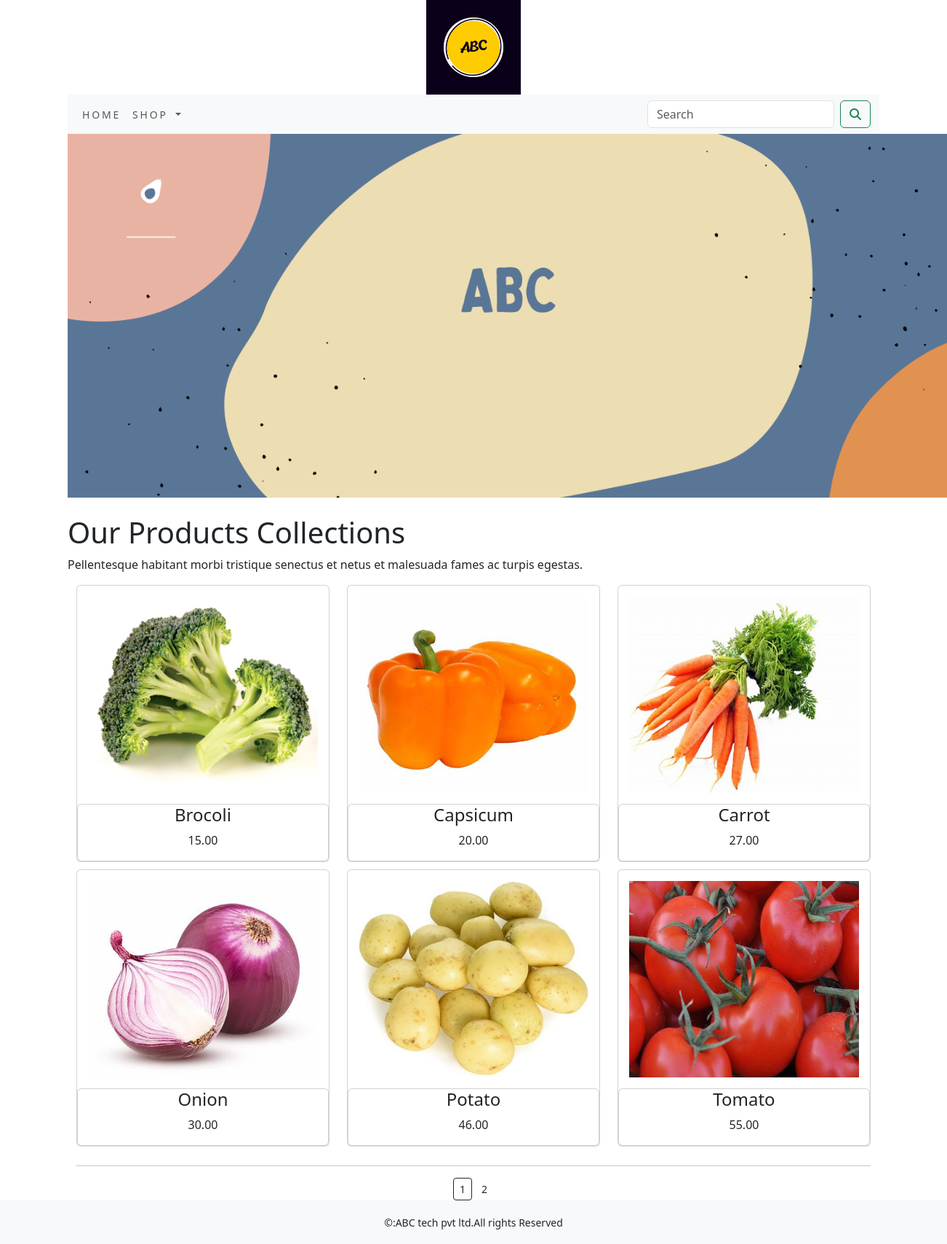
The app's page /shop/ with its own data.
### ecommerceapp/models.py (models this page shows, shortened)
class Product(models.Model):
    name=models.CharField(max_length=250, unique=True)
    slug=models.SlugField(max_length=250, unique=True)
    description=models.TextField(blank=True)
    price=models.DecimalField(max_digits=10,decimal_places=2)
    category=models.ForeignKey(Category,on_delete=models.CASCADE)
    image=models.ImageField(upload_to='category',blank=True)
    stock=models.IntegerField()
    available=models.BooleanField(default=True)
    created=models.DateTimeField(auto_now_add=True)
    updated=models.DateTimeField(auto_now=True)
    def get_url(self):
        return reverse('ecommerceapp:prodCatdetail',args=[self.category.slug,self.slug])
    class Meta:
        ordering=('name',)
        verbose_name='Product'
        verbose_name_plural='Products'

### ecommerceapp/views.py (the view)
# urls.py: path('',views.allProdCat,name='allProdCat'),
def allProdCat(request,c_slug=None):
    c_page=None
    products_list=None
    if c_slug!=None:
        c_page=get_object_or_404(Category,slug=c_slug)
        products_list=Product.objects.all().filter(category=c_page,available=True)
    else:
        products_list=Product.objects.all().filter(available=True)
    paginator=Paginator(products_list,6)
    try:
        page=int(request.GET.get('page','1'))
    except:
        page=1
    try:
        products=paginator.page(page)
    except(EmptyPage,InvalidPage):
        products=paginator.page(paginator.num_pages)
    return render(request,"category.html",{'category':c_page,'products':products})

### cart/context_processor.py (called while the page is built)
def counter(request):
    item_count=0
    if 'admin' in request.path:
        return {}
    else:
        try:
            cart=Cart.objects.filter(cart_id=_cart_id(request))
            cart_items=CartItem.objects.all().filter(cart=cart[:1])
            for cart_item in cart_items:
                item_count += cart_item.quantity
        except Cart.DoesNotExist:
            item_count=0
    return dict(item_count=item_count)

### cart/views.py (called while the page is built)
def _cart_id(request):
    cart=request.session.session_key
    if not cart:
        cart=request.session.create()
    return cart

### ecommerceapp/context_processor.py (called while the page is built)
def menu_links(requests):
    links=Category.objects.all()
    return dict(links=links)

### ecommerceapp/models.py (called while the page is built)
    def get_url(self):
        return reverse('ecommerceapp:product_by_category',args=[self.slug])

### template/category.html (shortened to what this page needs)
{% extends 'base.html' %}
{% load static %}
{% block content %}
  {% if category %}
    <div >
      <div>
        <p><a href="{% url 'ecommerceapp:allProdCat' %}">Our Products</a></p>
      </div>
    </div>
    <div>
      <img src="{{ category.image.url }}" alt="{{ category.name }}">
    </div><br>
    <div>
      <h1>{{category.name}}</h1>
      <p>{{category.description}}</p>
    </div>
  {% else %}
    <div>
      <img src="{% static 'img/Banner.png' %}" alt="Our Products" width="1250px">
    </div><br>
    <div>
      <h1>Our Products Collections</h1>
      <p>Pellentesque habitant morbi tristique senectus et netus et malesuada fames ac turpis egestas.</p>
    </div>
  {% endif %}
  <div class="container">
    <div class="row mx_auto">
      {% for product in products.object_list %}
        <div class="my_bottom_margin col-9 col-sm-12 col-md-4 xol-lg-4">
          <div class="card text-center" style="min-width:18rem;">
            <a href="{{ product.get_url }}">
              <img class="card-img-top my_image" src="{{ product.image.url }}" alt="{{ product.name }}" width="300px" height="300px">
            </a>
            <div class="card body">
              <h4>{{ product.name }}</h4>
              <p>{{ product.price }}</p>
            </div>
          </div>
        </div>
      {% endfor %}
    </div>
    <div>
      <div class="mx_auto">
        {% if products.paginator.num_pages > 1 %}
          <hr>
          <div class="text-center">
            {% for pg in products.paginator.page_range %}
            <a href="?page={{pg}}" class="btn bnt-light btn-sm {% if products.number == pg %} active {% endif %}">{{pg}}</a>
            {% endfor %}
          </div>
        {% endif %}
      </div>
    </div>
  </div>
{% endblock %}

### template/base.html (shortened to what this page needs)
{% load static %}
<!DOCTYPE html>
<html lang="en">
<head>
    <link rel="stylesheet" href="{% static 'css/custom.css' %}">
    <link href="{% static 'css/bootstrap.min.css' %}" rel="stylesheet">
</head>
<body>
<div class="container">
    {% include 'header.html' %}
    {% include 'nav.html' %}
    {% block content %}
    {% endblock %}
</div>
{% include 'footer.html' %}
</body>
</html>

### template/header.html
{% load static %}
<header>
        <center>
           <a href="{% url 'ecommerceapp:allProdCat' %}"></a> <img src="{% static 'img/logo.png' %}" alt="logimage" width="130px;" height="130px;" class="center">
        </center>
</header>

### template/nav.html (shortened to what this page needs)
<nav class="navbar navbar-expand-lg navbar-light bg-light">
  <div class="container-fluid">
    <div class="collapse navbar-collapse" id="navbarSupportedContent">
      <ul class="navbar-nav me-auto mb-2 mb-lg-0">
        <li class="nav-item">
          <a class="nav-link" href="#">Home</a>
        </li>
        <li class="nav-item dropdown {% if 'ecommerceapp' in request.path %} active{% endif %}">
          <a class="nav-link dropdown-toggle" href="#" id="navbarDropdown" role="button" data-bs-toggle="dropdown" aria-expanded="false">
            Shop
          </a>
        </li>
      </ul>
      <form class="d-flex" action="{% url 'search_app:SearchResult' %}" method="get">
        <input class="form-control me-2" type="search" placeholder="Search" name="q" aria-label="Search">
        <button class="btn btn-outline-success" type="submit"><i class="fa-solid fa-magnifying-glass"></i></button>
      </form>
    </div>
  </div>
</nav>

### template/footer.html
<div class="footer navbar-fixed-bottom my_footer">
    <p class="text-center">&copy:ABC tech pvt ltd.All rights Reserved</p>
</div>

### static/css/custom.css (style rules this page uses)
body { font-family: 'Roboto', sans-serif; }
.nav-item { letter-spacing : .2em; font-size :14px; text-transform :uppercase; }
.my_footer { background-color:#f8f9fa; height:60px }
.my_footer p { padding-top:20px; font-size:14px; }
.my_image { padding:15px; }
.my_bottom_margin { margin-bottom:10px; }

### records on screen
Product: image (picture), name "Brocoli", price "15.00"
Product: image (picture), name "Capsicum", price "20.00"
Product: image (picture), name "Carrot", price "27.00"
Product: image (picture), name "Onion", price "30.00"
Product: image (picture), name "Potato", price "46.00"
Product: image (picture), name "Tomato", price "55.00"

### other values on screen
{{ pg }} "1" "2"
